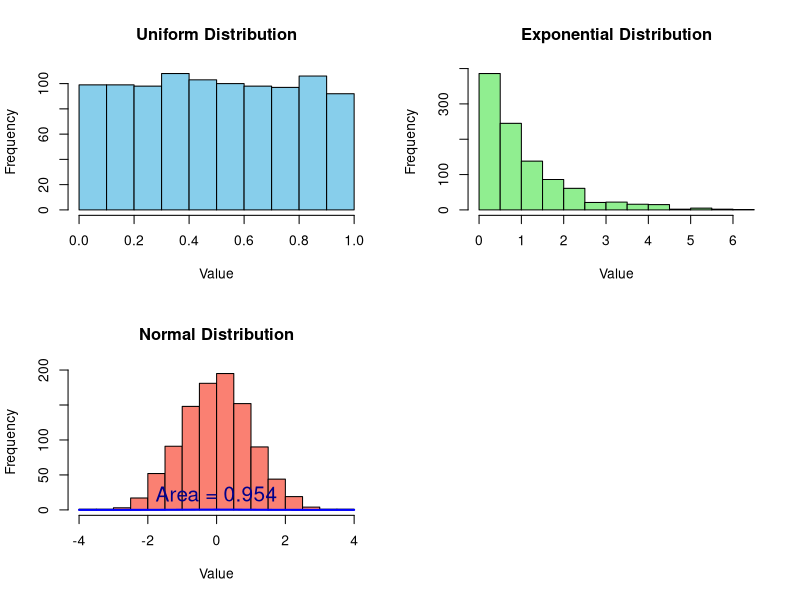

This chart was generated by the following R code:
# Set seed for reproducibility
set.seed(123)

# Generate random samples from Uniform distribution
uniform_data <- runif(1000, min = 0, max = 1)

# Generate random samples from Exponential distribution
exponential_data <- rexp(1000, rate = 1)

# Generate random samples from Normal distribution
normal_data <- rnorm(1000, mean = 0, sd = 1)

# Plot histograms for each distribution
par(mfrow = c(2, 2))

hist(uniform_data, main = "Uniform Distribution", xlab = "Value", ylab = "Frequency", col = "skyblue")
hist(exponential_data, main = "Exponential Distribution", xlab = "Value", ylab = "Frequency", col = "lightgreen")
hist(normal_data, main = "Normal Distribution", xlab = "Value", ylab = "Frequency", col = "salmon")

# Overlay normal curve on the Normal distribution histogram
curve(dnorm(x, mean = mean(normal_data), sd = sd(normal_data)), add = TRUE, col = "blue", lwd = 2)

# Calculate and shade area under the normal curve within a certain range
x <- seq(-3, 3, length.out = 1000)
y <- dnorm(x, mean = mean(normal_data), sd = sd(normal_data))
x_fill <- seq(-2, 2, length.out = 100)
y_fill <- dnorm(x_fill, mean = mean(normal_data), sd = sd(normal_data))

polygon(c(x_fill, rev(x_fill)), c(rep(0, length(x_fill)), rev(y_fill)), col = "lightblue", border = NA)

# Add text for area under the curve
text(0, 0.1, "Area = 0.954", pos = 3, col = "darkblue", cex = 1.5)

# Reset par settings
par(mfrow = c(1, 1))
